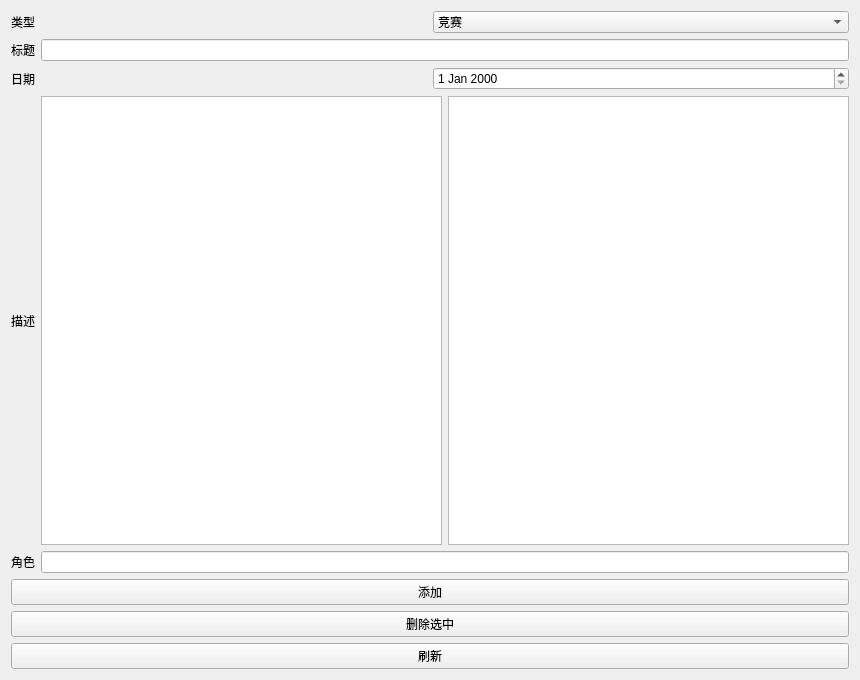
<?xml version="1.0" encoding="UTF-8"?>
<ui version="4.0">
 <class>Experiencepage</class>
 <widget class="QWidget" name="Experiencepage">
  <property name="geometry">
   <rect>
    <x>0</x>
    <y>0</y>
    <width>860</width>
    <height>680</height>
   </rect>
  </property>
  <property name="windowTitle">
   <string>Form</string>
  </property>
  <layout class="QVBoxLayout" name="verticalLayout_4">
   <item>
    <layout class="QVBoxLayout" name="verticalLayout_3">
     <item>
      <layout class="QVBoxLayout" name="verticalLayout">
       <item>
        <layout class="QHBoxLayout" name="horizontalLayout">
         <item>
          <widget class="QLabel" name="label">
           <property name="text">
            <string>类型</string>
           </property>
          </widget>
         </item>
         <item>
          <widget class="QComboBox" name="cbxExpType">
           <item>
            <property name="text">
             <string>竞赛</string>
            </property>
           </item>
           <item>
            <property name="text">
             <string>项目</string>
            </property>
           </item>
           <item>
            <property name="text">
             <string>实习</string>
            </property>
           </item>
          </widget>
         </item>
        </layout>
       </item>
       <item>
        <layout class="QHBoxLayout" name="horizontalLayout_2">
         <item>
          <widget class="QLabel" name="label_5">
           <property name="text">
            <string>标题</string>
           </property>
          </widget>
         </item>
         <item>
          <widget class="QLineEdit" name="edtExpTitle"/>
         </item>
        </layout>
       </item>
       <item>
        <layout class="QHBoxLayout" name="horizontalLayout_5"/>
       </item>
       <item>
        <layout class="QHBoxLayout" name="horizontalLayout_3">
         <item>
          <widget class="QLabel" name="label_4">
           <property name="text">
            <string>日期</string>
           </property>
          </widget>
         </item>
         <item>
          <widget class="QDateEdit" name="dateExp"/>
         </item>
        </layout>
       </item>
       <item>
        <layout class="QHBoxLayout" name="horizontalLayout_6">
         <item>
          <widget class="QLabel" name="label_3">
           <property name="text">
            <string>描述</string>
           </property>
          </widget>
         </item>
         <item>
          <layout class="QHBoxLayout" name="horizontalLayout_4"/>
         </item>
         <item>
          <widget class="QTextEdit" name="txtExpDesc"/>
         </item>
         <item>
          <widget class="QTableWidget" name="tableExp"/>
         </item>
        </layout>
       </item>
       <item>
        <layout class="QHBoxLayout" name="horizontalLayout_7">
         <item>
          <widget class="QLabel" name="label_2">
           <property name="text">
            <string>角色</string>
           </property>
          </widget>
         </item>
         <item>
          <widget class="QLineEdit" name="edtExpRole"/>
         </item>
        </layout>
       </item>
       <item>
        <widget class="QPushButton" name="btnExpAdd">
         <property name="text">
          <string>添加</string>
         </property>
        </widget>
       </item>
      </layout>
     </item>
     <item>
      <layout class="QVBoxLayout" name="verticalLayout_2">
       <item>
        <widget class="QPushButton" name="btnExpRefresh">
         <property name="text">
          <string>删除选中</string>
         </property>
        </widget>
       </item>
       <item>
        <widget class="QPushButton" name="btnExpDelete">
         <property name="text">
          <string>刷新</string>
         </property>
        </widget>
       </item>
      </layout>
     </item>
    </layout>
   </item>
  </layout>
 </widget>
 <resources/>
 <connections/>
</ui>
